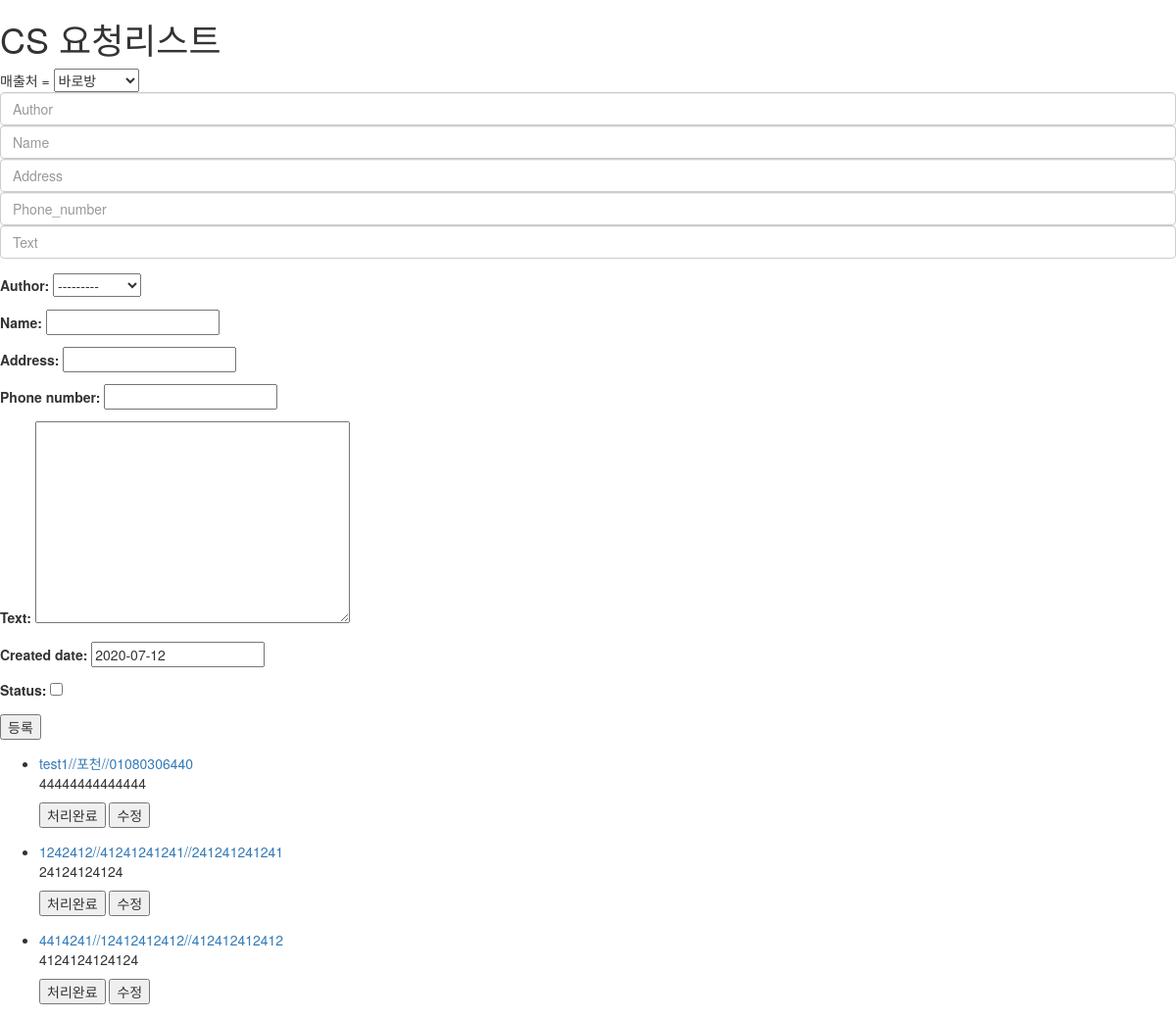
The app's page /cs/request/ with its own data.
### cs/models.py (models this page shows, shortened)
class Request(models.Model):
    objects = models.Manager()
    author = models.ForeignKey(settings.AUTH_USER_MODEL, on_delete=models.CASCADE)
    name = models.CharField(max_length=20)
    address = models.CharField(max_length=50)
    phone_number = models.CharField(max_length=50)
    text = models.TextField()
    created_date = models.DateField(default=timezone.now)
    status = models.BooleanField(default=False)
    class Meta:
        ordering = ['status']

### cs/views.py (the view, shortened to what this page needs)
# urls.py: path('request/', views.Requestview.as_view(), name='request_merge'),
class Requestview(MultipleObjectMixin, CreateView):
    model = Request
    fields = "__all__"
    template_name = "cs/request.html"
    success_rul = "cs/request/"
    def get(self, request, *args, **kwargs):
        self.object_list = self.get_queryset() # DB에서 레코드들을 꺼내오는 메소드get_queryset()
        return super().get(request, *args, **kwargs)

### cs/templates/cs/request.html (shortened to what this page needs)
{% extends "cs/base.html" %}
{% block title %}CS 요청리스트{% endblock %}
{% block content %}
<form class="inputBox" method="post">{% csrf_token %}
    매출처 = <select name="order_site">
        <option value="site">바로방</option>
    </select>
    <div class="form-group">
        <input class = "form-control" type="text" name = "author" placeholder="Author" required>
        <input class = "form-control" type="text" name = "name" placeholder="Name" required>
        <input class = "form-control" type="text" name = "address" placeholder="Address" required>
        <input class = "form-control" type="text" name = "phone_number" placeholder="Phone_number" required>
        <input class = "form-control" type="text" name = "text" placeholder="Text" required>
    </div>
    {{ form.as_p }}
    <input type="submit" value="등록">
</form>
<ul class="requsetList">
{% for request in object_list %}
    <form action="{% url 'request_merge' %}" method = 'post'>{% csrf_token %}
        <li>
            <a href='javascript:doDisplay({{forloop.counter0}})'>{{ request.name }}//{{ request.address }}//{{ request.phone_number }}</a>
            <div class ="text">
            <p id="text{{forloop.counter0}}">{{ request.text }}</p>
                <button type="button">처리완료</button>
                <button type="button" id="edit{{forloop.counter0}}" class = edit pk='{{request.pk}}'>수정</button>
            </div>
    </form>
    {% endfor %}
</ul>
{% endblock %}

### records on screen
Request: name "test1", address "포천", phone_number "01080306440", text "44444444444444"
Request: name "1242412", address "41241241241", phone_number "241241241241", text "24124124124"
Request: name "4414241", address "12412412412", phone_number "412412412412", text "4124124124124"
